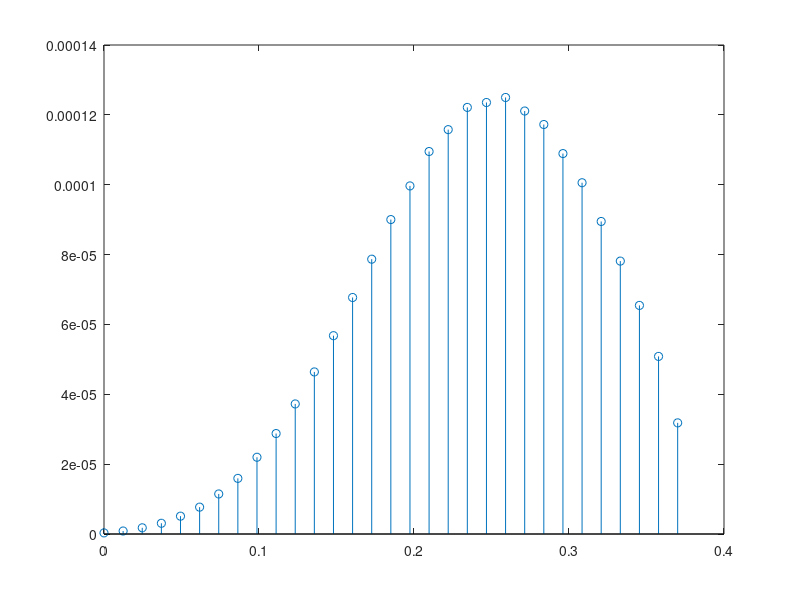
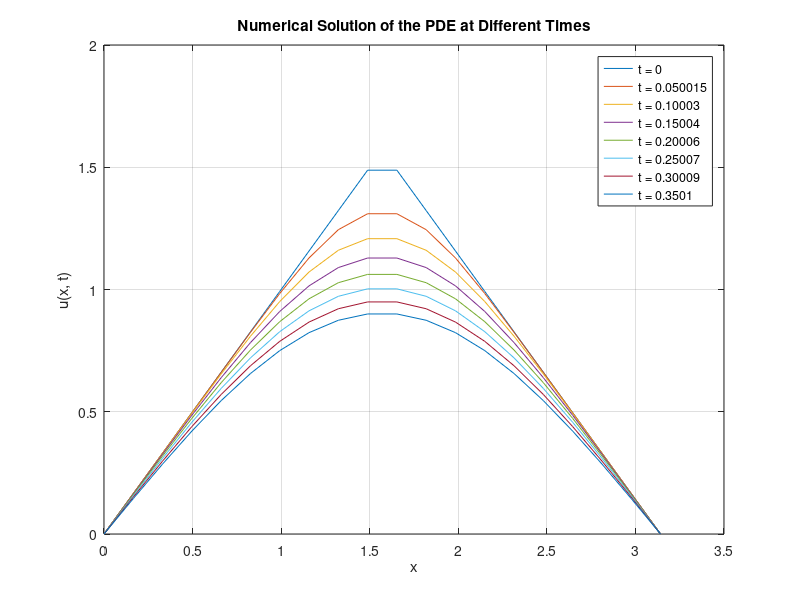

Reproduce these figures in MATLAB, in order.
%%
%Aproximada
clc
clear all 

K = 1;
dx = pi/20;
dt = (pi^2/800);
muuuu = (K*dt)/(dx^2);
T = (3*pi^2/80);
n = ceil(T/dt)+1;
Uo = zeros(1,n);
shiftMatrixF = zeros(n,n);
shiftMatrixB = zeros(n,n);


%MATRIZ DE FORWARD
for i = 1.0: 1.0 :n
   if i ~= n 
    shiftMatrixF(i, i+1) = 1;
   end
end


%MATRIZ DE BACKWARD
for i = 1.0: 1.0 :n
   if i ~= n 
    shiftMatrixB(i+1, i) = 1;
   end
end


%Construimos Uo
i = 1;
for x = 0.0: dx :pi
    if (x < pi/2)
        Uo(i) = x;

    elseif (x == pi/2)
        Uo(i) = pi/2;

    else
        Uo(i) = pi-x;
    end
    i = i +1;
end

%Construimos la aproximacion

for j = 0: dt : T
    U = (muuuu) * (Uo * shiftMatrixF) + (1 - 2*muuuu)*Uo + muuuu * muuuu * (Uo * shiftMatrixB);
    Uo = U;
end

figure
X = 0: dt: T;
Y = U;
stem(X,Y)


%%
%EXACTA
% Constants
L = pi;
T = (3 * pi^2) / 80;
dx = pi / 20;
dt = pi^2 / 1000;

% Number of points
Nx = round(L / dx);
Nt = round(T / dt);

% Initialize solution matrix
u = zeros(Nx, Nt);

% Function to compute bk
compute_bk = @(k) 4 * (-1)^((k+1)/2) / (pi * k^2);

% Compute the solution
x = linspace(0, L, Nx);
t = linspace(0, T, Nt);

for i = 1:Nt
    for j = 1:Nx
        for k = 1:100  % summing up to a large enough value
            u(j, i) = u(j, i) + compute_bk(2*k - 1) * sin((2*k - 1) * x(j)) * exp(-((2*k - 1)^2) * t(i));
        end
    end
end
u = -u; 
% Plotting
figure;
for i = 1:5:Nt  % Plot at different times
    plot(x, u(:, i), 'DisplayName', ['t = ', num2str(t(i))]);
    hold on;
end

title('Numerical Solution of the PDE at Different Times');
xlabel('x');
ylabel('u(x, t)');
legend('Location', 'best');
grid on;
hold off;
